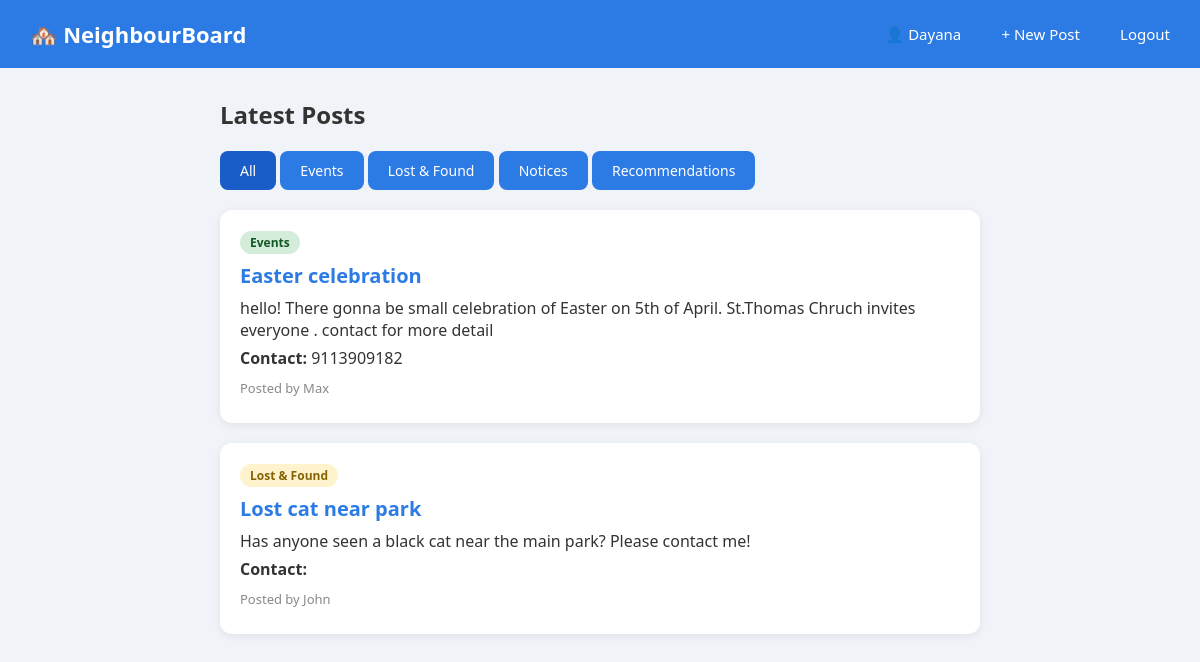
The app's page / (signed in) with its own data.
### board/models.py (models this page shows, shortened)
class Post(models.Model):
    title = models.CharField(max_length=200)
    content = models.TextField()
    category = models.CharField(max_length=50, choices=CATEGORY_CHOICES)
    author = models.ForeignKey(User, on_delete=models.CASCADE)
    contact = models.CharField(max_length=100, blank=True)
    created_at = models.DateTimeField(auto_now_add=True)

### board/views.py (the view)
# urls.py: path('', views.home_view, name='home'),
@login_required(login_url='login')
def home_view(request):
    category = request.GET.get('category', '')
    if category:
        posts = Post.objects.filter(category=category).order_by('-created_at')
    else:
        posts = Post.objects.all().order_by('-created_at')
    return render(request, 'home.html', {'posts': posts, 'selected': category})

### board/templates/home.html (shortened to what this page needs)
{% extends 'base.html' %}
{% block content %}
<h2 style="margin-bottom: 20px;">Latest Posts</h2>
<div style="margin-bottom: 20px;">
    <a href="/" class="btn" style="{% if not selected %}background:#1a5dc8{% endif %}">All</a>
    <a href="/?category=events" class="btn" style="{% if selected == 'events' %}background:#1a5dc8{% endif %}">Events</a>
    <a href="/?category=lostfound" class="btn" style="{% if selected == 'lostfound' %}background:#1a5dc8{% endif %}">Lost & Found</a>
    <a href="/?category=notices" class="btn" style="{% if selected == 'notices' %}background:#1a5dc8{% endif %}">Notices</a>
    <a href="/?category=recommendations" class="btn" style="{% if selected == 'recommendations' %}background:#1a5dc8{% endif %}">Recommendations</a>
</div>
{% if posts %}
    {% for post in posts %}
        <div class="post-card">
            <span class="badge badge-{{ post.category }}">{{ post.get_category_display }}</span>
            <h3>{{ post.title }}</h3>
            <p>{{ post.content }}</p>
            <p><strong>Contact:</strong> {{ post.contact }}</p>
            <p class="meta">Posted by {{ post.author.username }}</p>
        </div>
    {% endfor %}
{% else %}
    <p class="empty">No posts in this category yet! 😊</p>
{% endif %}
{% endblock %}

### board/templates/base.html (shortened to what this page needs)
<!DOCTYPE html>
<html>
<head>
</head>
<body>
<nav class="navbar">
    <h1>🏘️ NeighbourBoard</h1>
    {% if request.user.is_authenticated %}
        <div>
            <a href="/profile/" style="color:white">👤 {{ request.user.username }}</a>
            <a href="/create/" class="btn" style="margin-left:16px">+ New Post</a>
            <a href="/logout/">Logout</a>
        </div>
    {% endif %}
</nav>
<div class="container">
    {% block content %}
    {% endblock %}
</div>
</body>
</html>

### board/templates/base.html (style rules this page uses)
* { margin: 0; padding: 0; box-sizing: border-box; }
body { font-family: 'Segoe UI', sans-serif; background-color: #f0f4f8; color: #333; }
.navbar { background-color: #2c7be5; padding: 14px 30px; display: flex; justify-content: space-between; align-items: center; }
.navbar h1 { color: white; font-size: 22px; }
.navbar a { color: white; text-decoration: none; margin-left: 16px; font-size: 15px; }
.container { max-width: 800px; margin: 30px auto; padding: 0 20px; }
.post-card { background: white; border-radius: 12px; padding: 20px; margin-bottom: 20px; box-shadow: 0 2px 8px rgba(0,0,0,0.08); }
.post-card h3 { font-size: 20px; margin-bottom: 8px; color: #2c7be5; }
.post-card p { margin-bottom: 6px; }
.post-card .meta { font-size: 13px; color: #888; margin-top: 10px; }
.badge { display: inline-block; padding: 3px 10px; border-radius: 20px; font-size: 12px; font-weight: bold; margin-bottom: 8px; }
.badge-events { background: #d4edda; color: #155724; }
.badge-lostfound { background: #fff3cd; color: #856404; }
.btn { display: inline-block; padding: 10px 20px; background: #2c7be5; color: white; border-radius: 8px; text-decoration: none; font-size: 14px; border: none; cursor: pointer; }

### records on screen
Post: category "Events", title "Easter celebration", content "hello! There gonna be small celebration of Easter on 5th of April. St.Thomas Chruch invites everyone . contact for more detail", contact "9113909182", author.username "Max"
Post: category "Lost & Found", title "Lost cat near park", content "Has anyone seen a black cat near the main park? Please contact me!", author.username "John"

### other values on screen
{{ request.user.username }} "Dayana"
